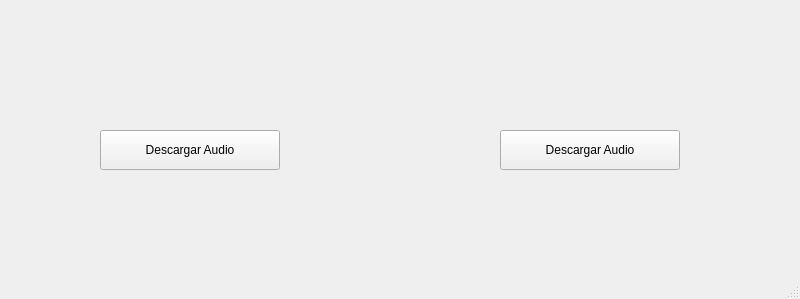
<?xml version="1.0" encoding="UTF-8"?>
<ui version="4.0">
 <class>MainWindow</class>
 <widget class="QMainWindow" name="MainWindow">
  <property name="geometry">
   <rect>
    <x>0</x>
    <y>0</y>
    <width>800</width>
    <height>299</height>
   </rect>
  </property>
  <property name="windowTitle">
   <string>MainWindow</string>
  </property>
  <widget class="QWidget" name="centralwidget">
   <widget class="QPushButton" name="descAud">
    <property name="geometry">
     <rect>
      <x>100</x>
      <y>130</y>
      <width>180</width>
      <height>40</height>
     </rect>
    </property>
    <property name="text">
     <string>Descargar Audio</string>
    </property>
   </widget>
   <widget class="QPushButton" name="descAyv">
    <property name="geometry">
     <rect>
      <x>500</x>
      <y>130</y>
      <width>180</width>
      <height>40</height>
     </rect>
    </property>
    <property name="text">
     <string>Descargar Audio</string>
    </property>
   </widget>
  </widget>
  <widget class="QStatusBar" name="statusbar"/>
 </widget>
 <resources/>
 <connections/>
</ui>
